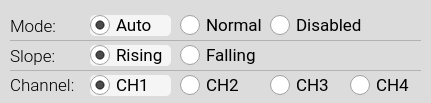
            <widget class="QGroupBox" name="groupBox_t_16">
             <property name="enabled">
              <bool>true</bool>
             </property>
             <property name="geometry">
              <rect>
               <x>10</x>
               <y>21</y>
               <width>431</width>
               <height>103</height>
              </rect>
             </property>
             <property name="minimumSize">
              <size>
               <width>0</width>
               <height>0</height>
              </size>
             </property>
             <property name="maximumSize">
              <size>
               <width>16777215</width>
               <height>10000</height>
              </size>
             </property>
             <property name="font">
              <font>
               <family>Roboto Medium</family>
               <pointsize>11</pointsize>
              </font>
             </property>
             <property name="styleSheet">
              <string notr="true">QGroupBox {background-color: rgb(220,220,220);border: 0px solid rgb(150,150,150); border-radius: 5px;  margin-top: 0.5em;}; 
QGroupBox::title {subcontrol-origin: margin;left: 10px;padding: 0 3px 0 3px;}</string>
             </property>
             <property name="title">
              <string/>
             </property>
             <widget class="QRadioButton" name="radioButton_trigMode_Disabled">
              <property name="geometry">
               <rect>
                <x>270</x>
                <y>15</y>
                <width>101</width>
                <height>21</height>
               </rect>
              </property>
              <property name="font">
               <font>
                <family>Roboto</family>
                <pointsize>13</pointsize>
               </font>
              </property>
              <property name="styleSheet">
               <string notr="true">QRadioButton:checked {
	background-color: rgba(245,245,245, 1.0);
	border: 0px; 
	border-radius:5px;
}

QRadioButton:hover {
	background-color: rgba(230,230,230, 1.0);
	border: 0px; 
	border-radius:5px;
}

QRadioButton:checked:hover {
	background-color: rgba(245,245,245, 0.8);
	border: 0px; 
	border-radius:5px;
}

QRadioButton::indicator {
    width: 20px;
    height: 20px;
}
QRadioButton::indicator::unchecked {
    image: url(:/main/img/radio_off1.png);
}

QRadioButton::indicator:unchecked:hover {
    image: url(:/main/img/radio_off1.png);
}

QRadioButton::indicator::checked {
    image: url(:/main/img/radio_on2.png);
}

QRadioButton::indicator::disabled {
    image: url(:/main/img/radio_off_dis.png);
}

QRadioButton::disabled {
    color:gray;
}</string>
              </property>
              <property name="text">
               <string>Disabled</string>
              </property>
              <property name="iconSize">
               <size>
                <width>20</width>
                <height>20</height>
               </size>
              </property>
              <property name="checked">
               <bool>false</bool>
              </property>
              <property name="autoExclusive">
               <bool>false</bool>
              </property>
             </widget>
             <widget class="QRadioButton" name="radioButton_trigCh_3">
              <property name="geometry">
               <rect>
                <x>270</x>
                <y>75</y>
                <width>71</width>
                <height>21</height>
               </rect>
              </property>
              <property name="font">
               <font>
                <family>Roboto</family>
                <pointsize>13</pointsize>
               </font>
              </property>
              <property name="styleSheet">
               <string notr="true">QRadioButton:checked {
	background-color: rgba(245,245,245, 1.0);
	border: 0px; 
	border-radius:5px;
}

QRadioButton:hover {
	background-color: rgba(230,230,230, 1.0);
	border: 0px; 
	border-radius:5px;
}

QRadioButton:checked:hover {
	background-color: rgba(245,245,245, 0.8);
	border: 0px; 
	border-radius:5px;
}

QRadioButton::indicator {
    width: 20px;
    height: 20px;
}
QRadioButton::indicator::unchecked {
    image: url(:/main/img/radio_off1.png);
}

QRadioButton::indicator:unchecked:hover {
    image: url(:/main/img/radio_off1.png);
}

QRadioButton::indicator::checked {
    image: url(:/main/img/radio_on2.png);
}

QRadioButton::indicator::disabled {
    image: url(:/main/img/radio_off_dis.png);
}

QRadioButton::disabled {
    color:gray;
}</string>
              </property>
              <property name="text">
               <string>CH3</string>
              </property>
              <property name="iconSize">
               <size>
                <width>20</width>
                <height>20</height>
               </size>
              </property>
              <property name="checked">
               <bool>false</bool>
              </property>
              <property name="autoExclusive">
               <bool>false</bool>
              </property>
             </widget>
             <widget class="QRadioButton" name="radioButton_trigCh_2">
              <property name="geometry">
               <rect>
                <x>180</x>
                <y>75</y>
                <width>81</width>
                <height>21</height>
               </rect>
              </property>
              <property name="font">
               <font>
                <family>Roboto</family>
                <pointsize>13</pointsize>
               </font>
              </property>
              <property name="styleSheet">
               <string notr="true">QRadioButton:checked {
	background-color: rgba(245,245,245, 1.0);
	border: 0px; 
	border-radius:5px;
}

QRadioButton:hover {
	background-color: rgba(230,230,230, 1.0);
	border: 0px; 
	border-radius:5px;
}

QRadioButton:checked:hover {
	background-color: rgba(245,245,245, 0.8);
	border: 0px; 
	border-radius:5px;
}

QRadioButton::indicator {
    width: 20px;
    height: 20px;
}
QRadioButton::indicator::unchecked {
    image: url(:/main/img/radio_off1.png);
}

QRadioButton::indicator:unchecked:hover {
    image: url(:/main/img/radio_off1.png);
}

QRadioButton::indicator::checked {
    image: url(:/main/img/radio_on2.png);
}

QRadioButton::indicator::disabled {
    image: url(:/main/img/radio_off_dis.png);
}

QRadioButton::disabled {
    color:gray;
}</string>
              </property>
              <property name="text">
               <string>CH2</string>
              </property>
              <property name="iconSize">
               <size>
                <width>20</width>
                <height>20</height>
               </size>
              </property>
              <property name="checked">
               <bool>false</bool>
              </property>
              <property name="autoExclusive">
               <bool>false</bool>
              </property>
             </widget>
             <widget class="Line" name="line_2">
              <property name="geometry">
               <rect>
                <x>10</x>
                <y>30</y>
                <width>411</width>
                <height>20</height>
               </rect>
              </property>
              <property name="styleSheet">
               <string notr="true">color: rgba(150,150,150,0.6);</string>
              </property>
              <property name="frameShadow">
               <enum>QFrame::Plain</enum>
              </property>
              <property name="orientation">
               <enum>Qt::Horizontal</enum>
              </property>
             </widget>
             <widget class="Line" name="line_3">
              <property name="geometry">
               <rect>
                <x>10</x>
                <y>60</y>
                <width>411</width>
                <height>20</height>
               </rect>
              </property>
              <property name="styleSheet">
               <string notr="true">color: rgba(150,150,150,0.6);</string>
              </property>
              <property name="frameShadow">
               <enum>QFrame::Plain</enum>
              </property>
              <property name="orientation">
               <enum>Qt::Horizontal</enum>
              </property>
             </widget>
             <widget class="QRadioButton" name="radioButton_trigMode_Normal">
              <property name="geometry">
               <rect>
                <x>180</x>
                <y>15</y>
                <width>85</width>
                <height>21</height>
               </rect>
              </property>
              <property name="font">
               <font>
                <family>Roboto</family>
                <pointsize>13</pointsize>
               </font>
              </property>
              <property name="styleSheet">
               <string notr="true">QRadioButton:checked {
	background-color: rgba(245,245,245, 1.0);
	border: 0px; 
	border-radius:5px;
}

QRadioButton:hover {
	background-color: rgba(230,230,230, 1.0);
	border: 0px; 
	border-radius:5px;
}

QRadioButton:checked:hover {
	background-color: rgba(245,245,245, 0.8);
	border: 0px; 
	border-radius:5px;
}

QRadioButton::indicator {
    width: 20px;
    height: 20px;
}
QRadioButton::indicator::unchecked {
    image: url(:/main/img/radio_off1.png);
}

QRadioButton::indicator:unchecked:hover {
    image: url(:/main/img/radio_off1.png);
}

QRadioButton::indicator::checked {
    image: url(:/main/img/radio_on2.png);
}

QRadioButton::indicator::disabled {
    image: url(:/main/img/radio_off_dis.png);
}

QRadioButton::disabled {
    color:gray;
}</string>
              </property>
              <property name="text">
               <string>Normal</string>
              </property>
              <property name="iconSize">
               <size>
                <width>20</width>
                <height>20</height>
               </size>
              </property>
              <property name="checked">
               <bool>false</bool>
              </property>
              <property name="autoExclusive">
               <bool>false</bool>
              </property>
             </widget>
             <widget class="QLabel" name="label_22">
              <property name="geometry">
               <rect>
                <x>10</x>
                <y>74</y>
                <width>71</width>
                <height>23</height>
               </rect>
              </property>
              <property name="font">
               <font>
                <family>Roboto Light</family>
                <pointsize>13</pointsize>
                <weight>50</weight>
                <bold>false</bold>
               </font>
              </property>
              <property name="styleSheet">
               <string notr="true">color:black;</string>
              </property>
              <property name="text">
               <string>Channel:</string>
              </property>
             </widget>
             <widget class="QLabel" name="label_20">
              <property name="geometry">
               <rect>
                <x>10</x>
                <y>15</y>
                <width>51</width>
                <height>23</height>
               </rect>
              </property>
              <property name="font">
               <font>
                <family>Roboto Light</family>
                <pointsize>13</pointsize>
                <weight>50</weight>
                <bold>false</bold>
               </font>
              </property>
              <property name="styleSheet">
               <string notr="true">color:black;</string>
              </property>
              <property name="text">
               <string>Mode:</string>
              </property>
             </widget>
             <widget class="QRadioButton" name="radioButton_trigCh_4">
              <property name="enabled">
               <bool>true</bool>
              </property>
              <property name="geometry">
               <rect>
                <x>350</x>
                <y>75</y>
                <width>71</width>
                <height>21</height>
               </rect>
              </property>
              <property name="font">
               <font>
                <family>Roboto</family>
                <pointsize>13</pointsize>
               </font>
              </property>
              <property name="styleSheet">
               <string notr="true">QRadioButton:checked {
	background-color: rgba(245,245,245, 1.0);
	border: 0px; 
	border-radius:5px;
}

QRadioButton:hover {
	background-color: rgba(230,230,230, 1.0);
	border: 0px; 
	border-radius:5px;
}

QRadioButton:checked:hover {
	background-color: rgba(245,245,245, 0.8);
	border: 0px; 
	border-radius:5px;
}

QRadioButton::indicator {
    width: 20px;
    height: 20px;
}
QRadioButton::indicator::unchecked {
    image: url(:/main/img/radio_off1.png);
}

QRadioButton::indicator:unchecked:hover {
    image: url(:/main/img/radio_off1.png);
}

QRadioButton::indicator::checked {
    image: url(:/main/img/radio_on2.png);
}

QRadioButton::indicator::disabled {
    image: url(:/main/img/radio_off_dis.png);
}

QRadioButton::disabled {
    color:gray;
}</string>
              </property>
              <property name="text">
               <string>CH4</string>
              </property>
              <property name="iconSize">
               <size>
                <width>20</width>
                <height>20</height>
               </size>
              </property>
              <property name="checked">
               <bool>false</bool>
              </property>
              <property name="autoExclusive">
               <bool>false</bool>
              </property>
             </widget>
             <widget class="QRadioButton" name="radioButton_trigCh_1">
              <property name="enabled">
               <bool>true</bool>
              </property>
              <property name="geometry">
               <rect>
                <x>90</x>
                <y>75</y>
                <width>81</width>
                <height>21</height>
               </rect>
              </property>
              <property name="font">
               <font>
                <family>Roboto</family>
                <pointsize>13</pointsize>
               </font>
              </property>
              <property name="styleSheet">
               <string notr="true">QRadioButton:checked {
	background-color: rgba(245,245,245, 1.0);
	border: 0px; 
	border-radius:5px;
}

QRadioButton:hover {
	background-color: rgba(230,230,230, 1.0);
	border: 0px; 
	border-radius:5px;
}

QRadioButton:checked:hover {
	background-color: rgba(245,245,245, 0.8);
	border: 0px; 
	border-radius:5px;
}

QRadioButton::indicator {
    width: 20px;
    height: 20px;
}
QRadioButton::indicator::unchecked {
    image: url(:/main/img/radio_off1.png);
}

QRadioButton::indicator:unchecked:hover {
    image: url(:/main/img/radio_off1.png);
}

QRadioButton::indicator::checked {
    image: url(:/main/img/radio_on2.png);
}

QRadioButton::indicator::disabled {
    image: url(:/main/img/radio_off_dis.png);
}

QRadioButton::disabled {
    color:gray;
}</string>
              </property>
              <property name="text">
               <string>CH1</string>
              </property>
              <property name="iconSize">
               <size>
                <width>20</width>
                <height>20</height>
               </size>
              </property>
              <property name="checked">
               <bool>true</bool>
              </property>
              <property name="autoExclusive">
               <bool>false</bool>
              </property>
             </widget>
             <widget class="QLabel" name="label_21">
              <property name="geometry">
               <rect>
                <x>10</x>
                <y>45</y>
                <width>51</width>
                <height>23</height>
               </rect>
              </property>
              <property name="font">
               <font>
                <family>Roboto Light</family>
                <pointsize>13</pointsize>
                <weight>50</weight>
                <bold>false</bold>
               </font>
              </property>
              <property name="styleSheet">
               <string notr="true">color:black;</string>
              </property>
              <property name="text">
               <string>Slope:</string>
              </property>
             </widget>
             <widget class="QRadioButton" name="radioButton_trigMode_Auto">
              <property name="geometry">
               <rect>
                <x>90</x>
                <y>15</y>
                <width>81</width>
                <height>21</height>
               </rect>
              </property>
              <property name="font">
               <font>
                <family>Roboto</family>
                <pointsize>13</pointsize>
               </font>
              </property>
              <property name="styleSheet">
               <string notr="true">QRadioButton:checked {
	background-color: rgba(245,245,245, 1.0);
	border: 0px; 
	border-radius:5px;
}

QRadioButton:hover {
	background-color: rgba(230,230,230, 1.0);
	border: 0px; 
	border-radius:5px;
}

QRadioButton:checked:hover {
	background-color: rgba(245,245,245, 0.8);
	border: 0px; 
	border-radius:5px;
}

QRadioButton::indicator {
    width: 20px;
    height: 20px;
}
QRadioButton::indicator::unchecked {
    image: url(:/main/img/radio_off1.png);
}

QRadioButton::indicator:unchecked:hover {
    image: url(:/main/img/radio_off1.png);
}

QRadioButton::indicator::checked {
    image: url(:/main/img/radio_on2.png);
}

QRadioButton::indicator::disabled {
    image: url(:/main/img/radio_off_dis.png);
}

QRadioButton::disabled {
    color:gray;
}</string>
              </property>
              <property name="text">
               <string>Auto</string>
              </property>
              <property name="iconSize">
               <size>
                <width>20</width>
                <height>20</height>
               </size>
              </property>
              <property name="checked">
               <bool>true</bool>
              </property>
              <property name="autoExclusive">
               <bool>false</bool>
              </property>
             </widget>
             <widget class="QRadioButton" name="radioButton_trigSlope_Rising">
              <property name="geometry">
               <rect>
                <x>90</x>
                <y>45</y>
                <width>81</width>
                <height>21</height>
               </rect>
              </property>
              <property name="font">
               <font>
                <family>Roboto</family>
                <pointsize>13</pointsize>
               </font>
              </property>
              <property name="styleSheet">
               <string notr="true">QRadioButton:checked {
	background-color: rgba(245,245,245, 1.0);
	border: 0px; 
	border-radius:5px;
}

QRadioButton:hover {
	background-color: rgba(230,230,230, 1.0);
	border: 0px; 
	border-radius:5px;
}

QRadioButton:checked:hover {
	background-color: rgba(245,245,245, 0.8);
	border: 0px; 
	border-radius:5px;
}

QRadioButton::indicator {
    width: 20px;
    height: 20px;
}
QRadioButton::indicator::unchecked {
    image: url(:/main/img/radio_off1.png);
}

QRadioButton::indicator:unchecked:hover {
    image: url(:/main/img/radio_off1.png);
}

QRadioButton::indicator::checked {
    image: url(:/main/img/radio_on2.png);
}

QRadioButton::indicator::disabled {
    image: url(:/main/img/radio_off_dis.png);
}

QRadioButton::disabled {
    color:gray;
}</string>
              </property>
              <property name="text">
               <string>Rising</string>
              </property>
              <property name="iconSize">
               <size>
                <width>20</width>
                <height>20</height>
               </size>
              </property>
              <property name="checked">
               <bool>true</bool>
              </property>
              <property name="autoExclusive">
               <bool>false</bool>
              </property>
             </widget>
             <widget class="QRadioButton" name="radioButton_trigSlope_Falling">
              <property name="geometry">
               <rect>
                <x>180</x>
                <y>45</y>
                <width>81</width>
                <height>21</height>
               </rect>
              </property>
              <property name="font">
               <font>
                <family>Roboto</family>
                <pointsize>13</pointsize>
               </font>
              </property>
              <property name="styleSheet">
               <string notr="true">QRadioButton:checked {
	background-color: rgba(245,245,245, 1.0);
	border: 0px; 
	border-radius:5px;
}

QRadioButton:hover {
	background-color: rgba(230,230,230, 1.0);
	border: 0px; 
	border-radius:5px;
}

QRadioButton:checked:hover {
	background-color: rgba(245,245,245, 0.8);
	border: 0px; 
	border-radius:5px;
}

QRadioButton::indicator {
    width: 20px;
    height: 20px;
}
QRadioButton::indicator::unchecked {
    image: url(:/main/img/radio_off1.png);
}

QRadioButton::indicator:unchecked:hover {
    image: url(:/main/img/radio_off1.png);
}

QRadioButton::indicator::checked {
    image: url(:/main/img/radio_on2.png);
}

QRadioButton::indicator::disabled {
    image: url(:/main/img/radio_off_dis.png);
}

QRadioButton::disabled {
    color:gray;
}</string>
              </property>
              <property name="text">
               <string>Falling</string>
              </property>
              <property name="iconSize">
               <size>
                <width>20</width>
                <height>20</height>
               </size>
              </property>
              <property name="checked">
               <bool>false</bool>
              </property>
              <property name="autoExclusive">
               <bool>false</bool>
              </property>
             </widget>
            </widget>
